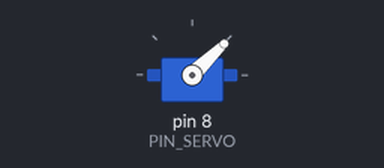
Recording of a sketch running on a simulated Arduino Uno, built with avr-gcc and run on an emulated ATmega328P. On the bench: servo.

Above: at 0.1 s.
At 18.1 s:
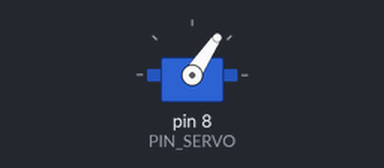
At 36.1 s:
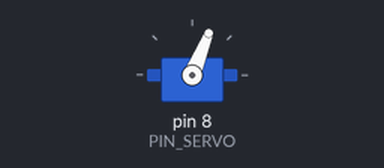
Timing chart, 0 to 40.0 s (numbered marks = the images above):
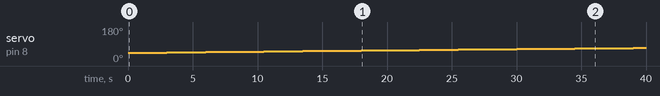

The sketch:

l12_100mm_R_servocntrl__ino.ino
```cpp
#include <VarSpeedServo.h>

VarSpeedServo myServo;
#define PIN_SERVO (8)
int ii;

void SetStrokePerc(float strokePercentage)
{
  if ( strokePercentage >= 1.0 && strokePercentage <= 99.0 )
  {
    int usec = 1000 + strokePercentage * ( 2000 - 1000 ) / 100.0 ;
    myServo.writeMicroseconds( usec );
  }
}
void SetStrokeMM(int strokeReq,int strokeMax)
{
  SetStrokePerc( ((float)strokeReq) / strokeMax );
}


void setup()
{
  myServo.attach(PIN_SERVO);
}


void loop()
{
 for (ii=1000; ii<=2000; ii+=10)
   {
     myServo.writeMicroseconds( ii );
     delay(1500);
     while (ii==2000){
     myServo.writeMicroseconds( ii );
   }

   }
  myServo.writeMicroseconds(1050);
}
```

Measured:
- by itself, servo on pin 8 (PIN_SERVO): moves from 44° to 69° over 37.5 s
